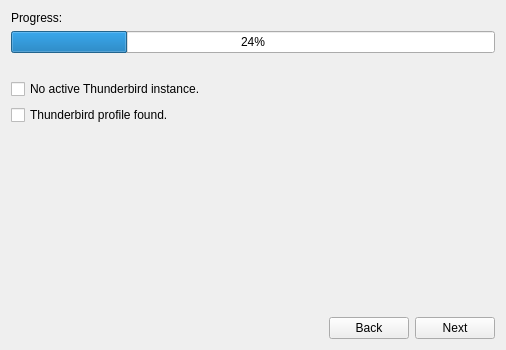
<?xml version="1.0" encoding="UTF-8"?>
<ui version="4.0">
 <class>BackupInitializationWidget</class>
 <widget class="QWidget" name="BackupInitializationWidget">
  <property name="geometry">
   <rect>
    <x>0</x>
    <y>0</y>
    <width>506</width>
    <height>350</height>
   </rect>
  </property>
  <property name="windowTitle">
   <string>Form</string>
  </property>
  <layout class="QVBoxLayout" name="verticalLayout_3">
   <item>
    <layout class="QVBoxLayout" name="verticalLayout">
     <item>
      <widget class="QLabel" name="label">
       <property name="text">
        <string>Progress:</string>
       </property>
      </widget>
     </item>
     <item>
      <widget class="QProgressBar" name="progressBar">
       <property name="value">
        <number>24</number>
       </property>
      </widget>
     </item>
    </layout>
   </item>
   <item>
    <spacer name="verticalSpacer_2">
     <property name="orientation">
      <enum>Qt::Vertical</enum>
     </property>
     <property name="sizeType">
      <enum>QSizePolicy::Minimum</enum>
     </property>
     <property name="sizeHint" stdset="0">
      <size>
       <width>20</width>
       <height>20</height>
      </size>
     </property>
    </spacer>
   </item>
   <item>
    <layout class="QVBoxLayout" name="verticalLayout_2">
     <item>
      <widget class="QCheckBox" name="thunderbirdInstanceCB">
       <property name="text">
        <string>No active Thunderbird instance.</string>
       </property>
      </widget>
     </item>
     <item>
      <widget class="QCheckBox" name="profileFoundCB">
       <property name="text">
        <string>Thunderbird profile found.</string>
       </property>
      </widget>
     </item>
    </layout>
   </item>
   <item>
    <spacer name="verticalSpacer">
     <property name="orientation">
      <enum>Qt::Vertical</enum>
     </property>
     <property name="sizeHint" stdset="0">
      <size>
       <width>20</width>
       <height>40</height>
      </size>
     </property>
    </spacer>
   </item>
   <item>
    <layout class="QHBoxLayout" name="horizontalLayout">
     <item>
      <spacer name="horizontalSpacer">
       <property name="orientation">
        <enum>Qt::Horizontal</enum>
       </property>
       <property name="sizeHint" stdset="0">
        <size>
         <width>40</width>
         <height>20</height>
        </size>
       </property>
      </spacer>
     </item>
     <item>
      <widget class="QPushButton" name="pushButton1">
       <property name="text">
        <string>Back</string>
       </property>
      </widget>
     </item>
     <item>
      <widget class="QPushButton" name="pushButton2">
       <property name="text">
        <string>Next</string>
       </property>
      </widget>
     </item>
    </layout>
   </item>
  </layout>
 </widget>
 <resources/>
 <connections/>
</ui>
